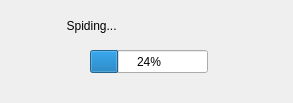
<?xml version="1.0" encoding="UTF-8"?>
<ui version="4.0">
 <class>Dialog</class>
 <widget class="QDialog" name="Dialog">
  <property name="geometry">
   <rect>
    <x>0</x>
    <y>0</y>
    <width>293</width>
    <height>103</height>
   </rect>
  </property>
  <property name="windowTitle">
   <string>Dialog</string>
  </property>
  <widget class="QProgressBar" name="progressBar">
   <property name="geometry">
    <rect>
     <x>90</x>
     <y>50</y>
     <width>118</width>
     <height>23</height>
    </rect>
   </property>
   <property name="value">
    <number>24</number>
   </property>
  </widget>
  <widget class="QLabel" name="label">
   <property name="geometry">
    <rect>
     <x>40</x>
     <y>10</y>
     <width>231</width>
     <height>31</height>
    </rect>
   </property>
   <property name="text">
    <string>        Spiding...</string>
   </property>
  </widget>
 </widget>
 <resources/>
 <connections/>
</ui>
